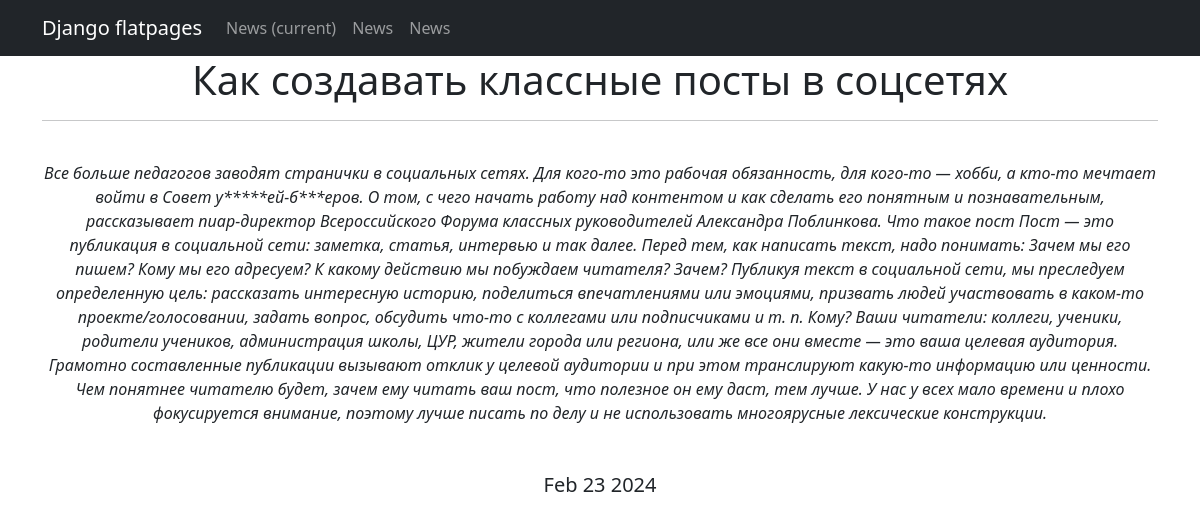
Page /news/4 on the committed database.
### news/models.py (models this page shows, shortened)
class Post(models.Model):
    author = models.ForeignKey(Author, on_delete=models.CASCADE)
    post_type = models.CharField(max_length=2, choices=POST_TYPES, default=news)
    date_in = models.DateTimeField(auto_now_add=True)
    category = models.ManyToManyField(Category, through='PostCategory')
    title = models.CharField(max_length=255)
    text = models.TextField()
    rating = models.IntegerField(default=0)

### news/views.py (the view)
# urls.py: path('<int:pk>', PostDetail.as_view()),
class PostDetail(DetailView):
    model = Post
    template_name = 'post.html'
    context_object_name = 'post'
    def get_context_data(self, **kwargs):
        context = super().get_context_data(**kwargs)
        context['time_now'] = datetime.utcnow()
        return context

### news/templatetags/custom_filters.py (called while the page is built)
@register.filter()
def censor(text):
    for w in words:
        text = text.replace(w[1:], '*' * len(w[1:]))
    return text

### templates/post.html (shortened to what this page needs)
{% extends 'main.html' %}
{% load custom_filters %}
{% block content %}
<h1>{{ post.title|censor }}</h1>
<hr />
<br>
<i>{{ post.text|censor }}</i>
<br>
<br>
<br>
<h5>{{ post.date_in|date:'M d Y' }}</h5>
{% endblock content %}

### rows in the picture
Post: title|censor "Как создавать классные посты в соцсетях", text|censor "Все больше педагогов заводят странички в социальных сетях. Для кого-то это рабочая обязанность, для кого-то — хобби, а кто-то мечтает войти в Совет у*****ей-б***еров. О том, с чего начать работу над контентом и как сделать его понятным и познавательным, рассказывает пиар-директор Всероссийского Форума классных руководителей Александра Поблинкова. Что такое пост Пост — это публикация в социальной сети: заметка, статья, интервью и так далее. Перед тем, как написать текст, надо понимать: Зачем мы его пишем? Кому мы его адресуем? К какому действию мы побуждаем читателя? Зачем? Публикуя текст в социальной сети, мы преследуем определенную цель: рассказать интересную историю, поделиться…", date_in "Feb 23 2024"
